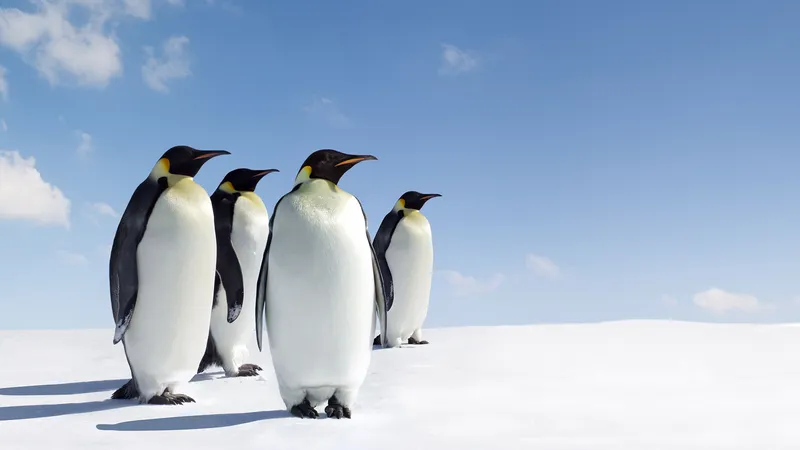
#> input picture Penguins.jpg, 800 x 450 px, found by its file name
$ python 3_resize_image.py
#> lines starting #> are read from the running program, lines starting #| are printed output that depends on the picture
import cv2

img = cv2.imread("C:\\Users\\Dell\\OneDrive\\Desktop\\OpenCV\\Sajid's\\Penguins.jpg",1)
#> img is the input picture: shape (450, 800, 3); mean B, G, R 205.2, 181.9, 163.1

resized = cv2.resize(img, (450,300))
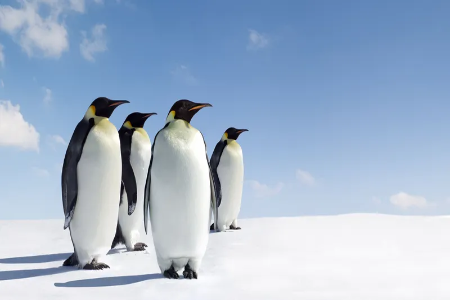
#> resized: shape (300, 450, 3); mean B, G, R 205.2, 181.9, 163.1

cv2.imshow("Penguins",resized)

cv2.waitKey(0)

cv2.destroyAllWindows()
